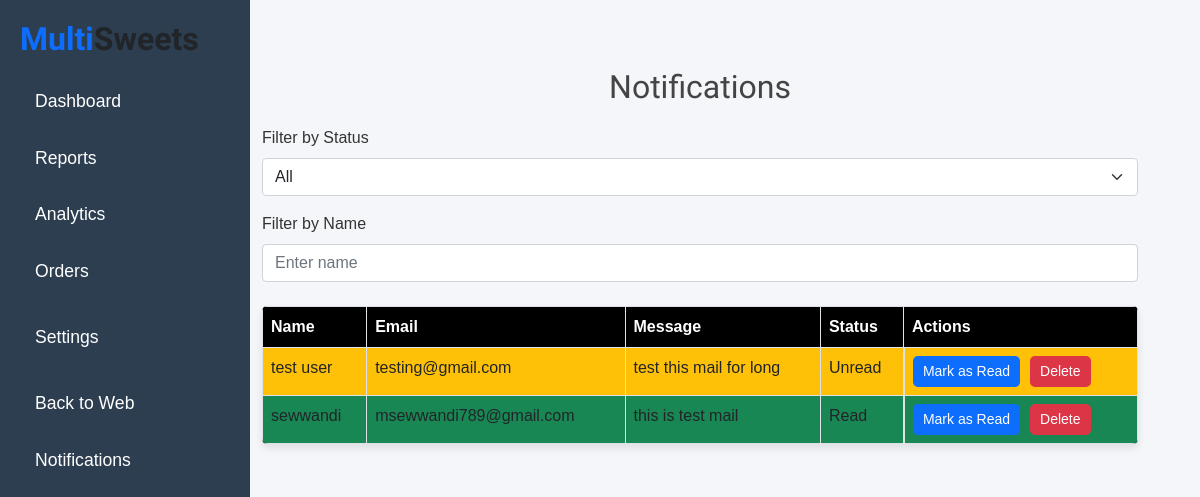
Page /src/notificationView.php on the committed database.
### tables this page shows
CREATE TABLE `contact_messages` (
  `id` int(11) NOT NULL,
  `name` varchar(255) NOT NULL,
  `email` varchar(255) NOT NULL,
  `message` text NOT NULL,
  `created_at` timestamp NOT NULL DEFAULT current_timestamp(),
  `status` enum('unread','read') DEFAULT 'unread'
);

### src/notificationView.php (the view, shortened to what this page needs)
<?php
include_once '../query/dbconfig.php';
$filter_status = isset($_GET['status']) ? $_GET['status'] : 'all';
$filter_name = isset($_GET['name']) ? $_GET['name'] : '';
$sql = "SELECT * FROM contact_messages WHERE 1=1";
$sql .= " ORDER BY created_at DESC";
$stmt = $conn->prepare($sql);
$stmt->execute();
$result = $stmt->get_result();
?>
<!DOCTYPE html>
<html lang="en">
<head>
    <link rel="stylesheet" href="https://use.fontawesome.com/releases/v5.15.4/css/all.css" />
    <link href="https://cdn.jsdelivr.net/npm/bootstrap-icons@1.4.1/font/bootstrap-icons.css" rel="stylesheet">
    <link href="lib/animate/animate.min.css" rel="stylesheet">
    <link href="lib/lightbox/css/lightbox.min.css" rel="stylesheet">
    <link href="lib/owlcarousel/owl.carousel.min.css" rel="stylesheet">
    <link href="../css/bootstrap.min.css" rel="stylesheet">
   <link href="../css/style.css" rel="stylesheet">
    <link href="https://cdn.jsdelivr.net/npm/bootstrap@5.1.0/dist/css/bootstrap.min.css" rel="stylesheet">
</head>
<body>
    <div class="container mt-5">
        <aside class="sidebar">
        <h2 class="text-primary fw-bold mb-0">Multi<span class="text-dark">Sweets</span> </h1>
            <nav>
                <a href="../src/dashboard.php">Dashboard</a>
                <a href="#">Reports</a>
                <a href="#">Analytics</a>
                <a href="#">Orders</a>
                <div class="dropdown">
                    <a href="#">Settings</a>
                </div>
                <a href="../index.php">Back to Web</a>
                <a href="notification/notificationView.php">Notifications</a>
            </nav>
        </aside>
        <main class="main-content">
        <h1 class="text-center">Notifications</h1>
        <form method="GET" action="" class="mb-4">
            <label for="status" class="form-label">Filter by Status</label>
            <select name="status" id="status" class="form-select" onchange="this.form.submit()">
                <option value="all" <?php echo $filter_status == 'all' ? 'selected' : ''; ?>>All</option>
            </select>
            <label for="name" class="form-label mt-3">Filter by Name</label>
            <input type="text" name="name" id="name" class="form-control" value="<?php echo htmlspecialchars($filter_name); ?>" placeholder="Enter name" onkeyup="this.form.submit()">
        </form>
        <?php if ($result->num_rows > 0) { ?>
            <table class="table table-bordered">
                <thead>
                    <tr>
                        <th>Name</th>
                        <th>Email</th>
                        <th>Message</th>
                        <th>Status</th>
                        <th>Actions</th>
                    </tr>
                </thead>
                <tbody>
                    <?php while ($row = $result->fetch_assoc()) {
                        $status = $row['status'] == 'unread' ? 'Unread' : 'Read';
                        $statusClass = $row['status'] == 'unread' ? 'bg-warning' : 'bg-success';
                    ?>
                        <tr class="<?php echo $statusClass; ?>">
                            <td><?php echo htmlspecialchars($row['name']); ?></td>
                            <td><?php echo htmlspecialchars($row['email']); ?></td>
                            <td><?php echo htmlspecialchars($row['message']); ?></td>
                            <td><?php echo $status; ?></td>
                            <td class="actions">
                                <form method="POST" action="" style="display:inline;">
                                    <button type="submit" name="mark_read" class="btn btn-primary btn-sm">Mark as Read</button>
                                </form>
                                <form method="POST" action="" style="display:inline;">
                                    <button type="submit" name="delete" class="btn btn-danger btn-sm">Delete</button>
                                </form>
                            </td>
                        </tr>
                    <?php } ?>
                </tbody>
            </table>
                    </main>
        <?php } else { ?>
            <p class="text-center">No notifications found.</p>
        <?php } ?>
    </div>
</body>
</html>

### css/style.css (style rules this page uses)
h1, h2, h3, .h1, .h2, .h3 { font-weight: 400 !important; font-family: 'Playball', cursive !important; }
.btn.btn-primary { border: 0; }
.btn { font-weight: 600; transition: .5s; }

### src/notificationView.php (style rules this page uses)
* { margin: 0; padding: 0; box-sizing: border-box; }
body { font-family: Arial, sans-serif; background: #f5f6fa; color: #333; display: flex; height: 100vh; overflow: hidden; }
.sidebar { width: 250px; background: #2d3e50; color: #fff; padding: 20px; display: flex; flex-direction: column; gap: 10px; }
.sidebar nav a { display: block; color: #fff; margin: 10px 0; text-decoration: none; font-size: 1.1em; padding: 10px 15px; border-radius: 5px; transition: background 0.3s; }
.dropdown { position: relative; display: inline-block; }
.sidebar { width: 250px; background: #2d3e50; color: #fff; padding: 20px; display: flex; flex-direction: column; gap: 10px; position: fixed; top: 0; left: 0; height: 100%; }
.main-content { flex: 1; margin-left: 200px; padding: 20px; overflow-y: auto; }
h1 { text-align: center; margin-bottom: 20px; font-size: 2em; color: #444; }
table { width: 100%; border-collapse: collapse; background: #000; border-radius: 5px; box-shadow: 0 4px 8px rgba(0, 0, 0, 0.1); overflow: hidden; }
th, td { padding: 10px 15px; text-align: left; border-bottom: 1px solid #ddd; }
th { background: #2d3e50; color: #fff; }
.actions { display: flex; gap: 10px; }
.actions button { padding: 5px 10px; border: none; border-radius: 5px; cursor: pointer; transition: background 0.3s; }

### rows in the picture
contact_messages: name "test user", email "testing@gmail.com", message "test this mail for long", status "Unread"
contact_messages: name "sewwandi", email "msewwandi789@gmail.com", message "this is test mail", status "Read"
